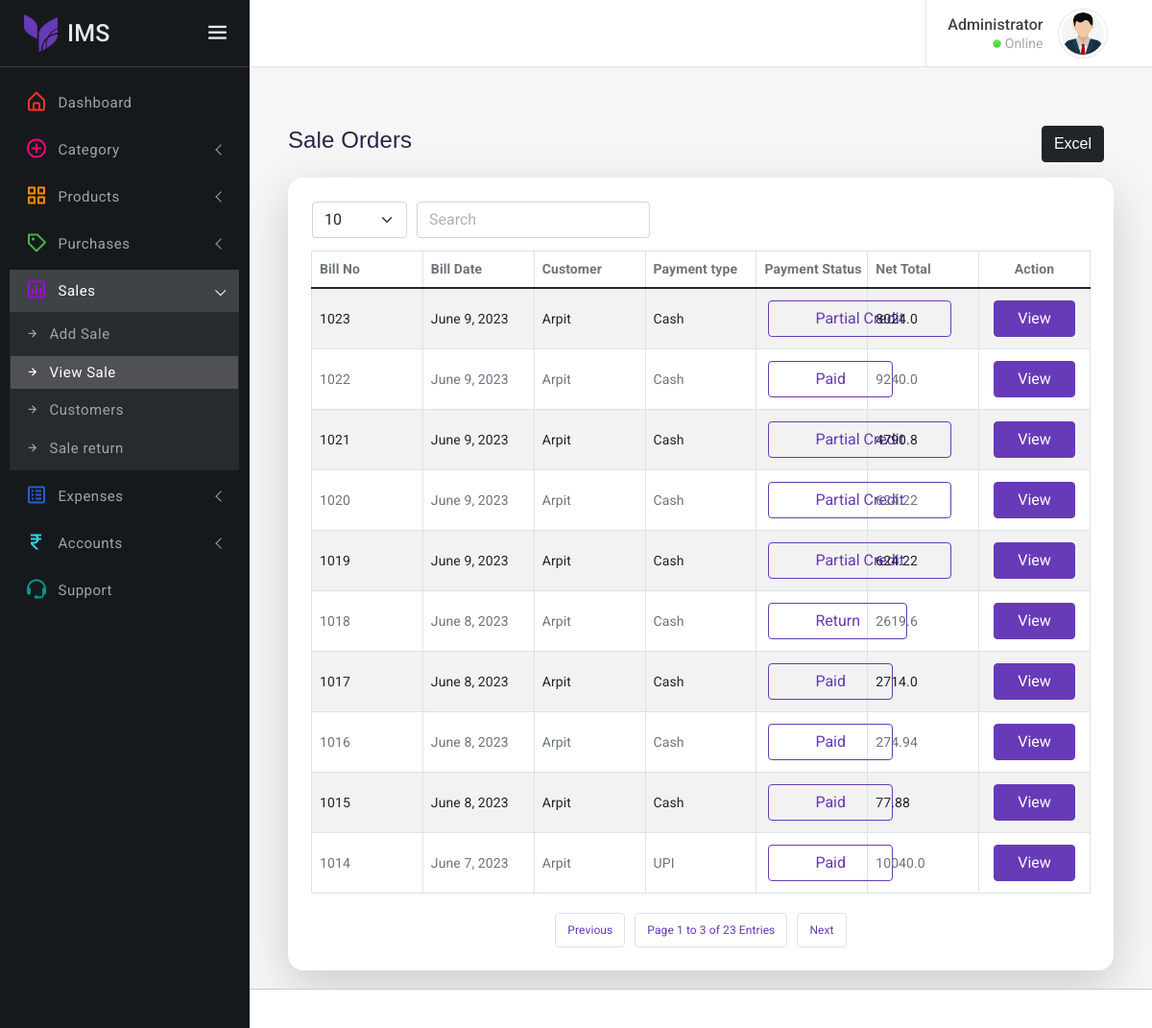
/sells (signed in), run on the app's committed database.
### AdminPanel/models.py (models this page shows, shortened)
class Sells(models.Model):
    billNo = models.IntegerField(default=0000, primary_key=True)
    billDate = models.DateField(default=datetime.date.today)
    customerId = models.IntegerField(default=0000)
    customerName = models.CharField(max_length=100)
    customerPhone = models.CharField(max_length=12)
    customerGst = models.CharField(max_length=50)
    paymentType = models.CharField(max_length=10)
    total = models.FloatField()
    gst = models.FloatField(default=0)
    otherExpenses = models.FloatField(default=0)
    grossTotal = models.FloatField(default=0)
    discount = models.FloatField(default=0)
    netTotal = models.FloatField(default=0)
    paidAmount = models.FloatField(default=0)
    description = models.CharField(max_length=100)
    billImage = models.ImageField(upload_to='images/purchase-bills', null=True)
    paymentStatus = models.CharField(max_length=50,default="Paid")
    class Meta:
        verbose_name_plural = "Sells"

### AdminPanel/views.py (the view, shortened to what this page needs)
# urls.py: path("sells", views.sells, name='sells'),
def sells(request):
    if 'email' in request.session:
        if request.method == 'GET':
            sells = Sells.objects.all().order_by('-billNo')
            context = {'sells': sells}
            return render(request,"sells.html", context)
    else:
        return redirect("/")

### templates/sells.html (shortened to what this page needs)
<!DOCTYPE html>
<html lang="en" class="dark-sidebar">
<head>
    <link href="static/assets/plugins/simplebar/css/simplebar.css" rel="stylesheet" />
    <link href="static/assets/plugins/perfect-scrollbar/css/perfect-scrollbar.css" rel="stylesheet" />
    <link href="static/assets/plugins/metismenu/css/metisMenu.min.css" rel="stylesheet" />
    <link href="static/assets/css/pace.min.css" rel="stylesheet" />
    <link rel="stylesheet" href="static/assets/css/bootstrap.min.css" />
    <link rel="stylesheet" href="https://cdnjs.cloudflare.com/ajax/libs/font-awesome/4.7.0/css/font-awesome.min.css" />
    <link rel="stylesheet" href="static/assets/css/icons.css" />
    <link rel="stylesheet" href="static/assets/css/app.css" />
    <link rel="stylesheet" href="static/assets/css/dark-sidebar.css" />
    <link rel="stylesheet" href="static/assets/css/dark-theme.css" />
</head>
<body>
    <div class="wrapper">
    {% include 'sidebar.html' %}
        <div class="page-wrapper">
            <div class="page-content-wrapper">
                <div class="page-content container-fluid">
                    <br>
                    <div class="m-3" style="display: flex; justify-content: space-between; align-items: center; font-family: Arial, Helvetica, sans-serif">
                        <h4 style="color: #262647 !important; margin-right: auto;">Sale Orders</h4>
                        <button style="margin-right:10px;" class="btn btn-dark buttons-html5"><a href="/generate_excel_for_sellBills" style="color: white; text-decoration: none;">Excel</a></button>
                    </div>
                    <div class="card m-3 p-4 border-0 shadow-lg" style="border-radius: 1rem !important;">
                        {% if not sells %}
                        <div style="text-align:center;">
                            <img src="/media/images/others/empty-sell-list.png" width="600" height="600" alt="">
                        </div>
                        {% else%}
                        <div class="table-responsive">
                                <table id="myTable" class="p-2 mb-0 table table-striped table-bordered dataTable" style="width: 100%;" role="grid" aria-describedby="example2_info">
                                    <thead>
                                    </thead>
                                    <tbody>
                                        {% for sell in sells %}
                                            <tr>
                                                <td>{{sell.billNo}}</td>
                                                <td>{{sell.billDate}}</td>
                                                <td>{{sell.customerName}}</td>
                                                <td>{{sell.paymentType}}</td>
                                                <td>
                                                    <form action="/sells" method="post">
                                                        <div style="text-align: center;">
                                                            <button type="submit" class="btn btn-outline-primary m-1 px-5" name="paymentButton">{{sell.paymentStatus}}</button>
                                                        </div>
                                                    </form>
                                                </td>
                                                <td>{{sell.netTotal}}</td>
                                                <td style="text-align: center;">
                                                    <div class="font-22 text-primary" style="text-align: center;">
                                                        <a href="{% url 'view-sell-bill'%}?billNo={{sell.billNo}}" style="color: #ff8b01;">
                                                            <button type="button"  class="btn btn-primary px-4" name="edit" data-bs-dismiss="modal">View</button>
                                                        </a>
                                                    </div>
                                                </td>
                                            </tr>
                                        {% endfor %}
                                    </tbody>
                                </table>
                            </div>
                        {% endif%}
                    </div>
                </div>
            </div>
        </div>
    </div>
</body>
</html>

### static/assets/css/app.css (style rules this page uses)
html { width: 100%; height: 100%; }
body { font-family: 'Open Sans', sans-serif; font-family: 'Roboto', sans-serif; background-color: #f6f6f6; letter-spacing: .1px; font-size: 14px; overflow-x:hidden }
a { text-decoration: none; color: #673ab7; }
.wrapper { width: 100%; height: 100%; position: relative; }
.page-wrapper { position: relative; margin-top: 70px; }
.page-content-wrapper { margin-left: 260px; transition: all .3s ease-out; margin-top: 70px; padding-bottom: 20px; }
.page-content { padding: 1.5rem; }
.card { box-shadow: 0 0.1rem 0.7rem rgba(0, 0, 0, .10); border: 1px solid rgba(0, 0, 0, 0); margin-bottom: 1.5rem; }
.btn { text-transform: capitalize; }
.btn-primary { color: #fff; background-color: #673ab7; border-color: #673ab7; }
.btn-primary { color: #fff; background-color: #673ab7; border-color: #673ab7 }
.btn-outline-primary { color: #673ab7; border-color: #673ab7 }
.text-primary { color: #673ab7 !important; }
.table-responsive { white-space: nowrap; }
.font-22 { font-size: 22px; }

### data on the page
Sells: billNo "1023", billDate "June 9, 2023", customerName "Arpit", paymentType "Cash", paymentStatus "Partial Credit", netTotal "8024.0"
Sells: billNo "1022", billDate "June 9, 2023", customerName "Arpit", paymentType "Cash", paymentStatus "Paid", netTotal "9240.0"
Sells: billNo "1021", billDate "June 9, 2023", customerName "Arpit", paymentType "Cash", paymentStatus "Partial Credit", netTotal "4790.8"
Sells: billNo "1020", billDate "June 9, 2023", customerName "Arpit", paymentType "Cash", paymentStatus "Partial Credit", netTotal "624.22"
Sells: billNo "1019", billDate "June 9, 2023", customerName "Arpit", paymentType "Cash", paymentStatus "Partial Credit", netTotal "624.22"
Sells: billNo "1018", billDate "June 8, 2023", customerName "Arpit", paymentType "Cash", paymentStatus "Return", netTotal "2619.6"
Sells: billNo "1017", billDate "June 8, 2023", customerName "Arpit", paymentType "Cash", paymentStatus "Paid", netTotal "2714.0"
Sells: billNo "1016", billDate "June 8, 2023", customerName "Arpit", paymentType "Cash", paymentStatus "Paid", netTotal "274.94"
Sells: billNo "1015", billDate "June 8, 2023", customerName "Arpit", paymentType "Cash", paymentStatus "Paid", netTotal "77.88"
Sells: billNo "1014", billDate "June 7, 2023", customerName "Arpit", paymentType "UPI", paymentStatus "Paid", netTotal "10040.0"
